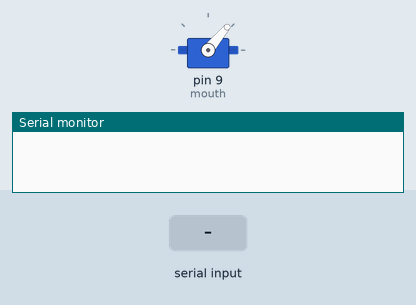
This sketch was run on a simulated Arduino Uno, built with avr-gcc and run on an emulated ATmega328P. Shown: servo, the last lines printed to the serial monitor. The test bench sets the inputs (shaded band). Random numbers use the default seed unless the sketch sets one.

Above: at 1.2 s.
1.3 s: "90 45\n" received over Serial
At 1.95 s:
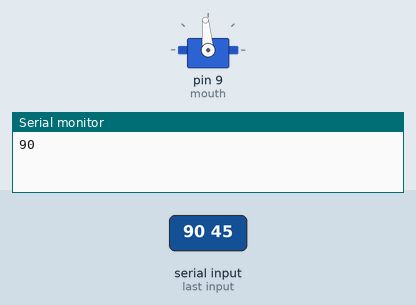
3.6 s: "talk\n" received over Serial
At 3.75 s:
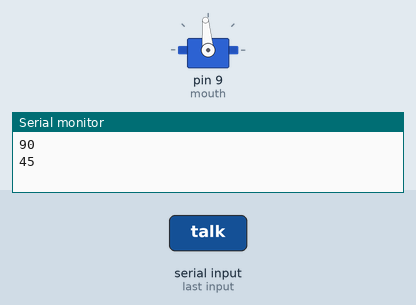
5.4 s: "number\n" received over Serial
6.9 s: "30 150\n" received over Serial
At 7.05 s:
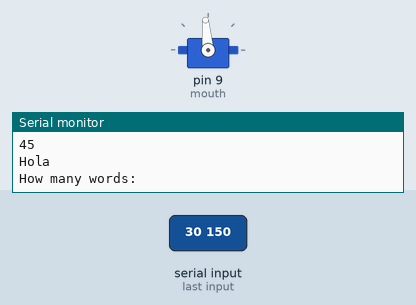
Timing chart, 0 to 10.9 s (numbered marks = the images above; inputs shaded):
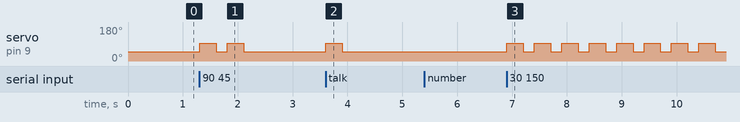

The sketch:

Deadpool_ai_driver.ino
```cpp
#include <Servo.h>

class TalkingMouth {
private:
  Servo mouth;

public:
  TalkingMouth() {}

  void initialize() {
    Serial.begin(9600);
    mouth.attach(9);
    mouth.write(50);  // Set the initial position
  }

  void moveMouth(int position, int delayTime) {
    mouth.write(position);
    delay(delayTime);
  }

  void talk(String sentence = "") {
    String word = "";

    for (int i = 0; i < sentence.length(); i++) {
      word += sentence[i];

      if (sentence[i] == ' ') {
        moveMouth(95, 150);  // Move the mouth to emphasize word
        Serial.println(word);
        delay(150);
        moveMouth(50, 100);  // Move the mouth back to the default position
        delay(100);
        word = "";
      }
    }

    // Print the last word (if any)
    if (word.length() > 0) {
      moveMouth(95, 150);
      Serial.println(word);
      delay(150);
      moveMouth(50, 100);
      delay(100);
    }
  }

  void processCommand(String command) {
    if (command.equals("talk")) {
      // Generate a random word for demonstration
      int randomNum = random(0, 4);
      String word = getRandomWord(randomNum);
      talk(word);
    } else if (command.equals("number")) {
      Serial.println("How many words: ");
      while (!Serial.available()) {
        // Wait for user input
      }

      int words = Serial.parseInt();
      for (int i = words; i > 0; i--) {
        String strWords = String(i);
        talk(strWords + " ");
      }

      // Clear the buffer
      while (Serial.available() > 0) {
        Serial.read();
      }
    } else {
      talk(command);
    }
  }

  void serialCommand() {
    if (Serial.available() > 0) {
      String inputString = Serial.readStringUntil('\n'); // Read until newline character
      processCommand(inputString);
    }
  }

private:
  String getRandomWord(int index) {
    switch (index) {
      case 0:
        return "Hello";
      case 1:
        return "Deadpool";
      case 2:
        return "Father";
      case 3:
        return "Hola";
      default:
        return "default";
    }
  }
};


TalkingMouth talkingMouth;  // Create an instance of the TalkingMouth class

void setup() {
  talkingMouth.initialize();
}

void loop() {
  talkingMouth.serialCommand();
}
```

Measured:
- after the input at 1.3 s, servo on pin 9 (mouth): alternates 95° for 0.30 s and 50° for 0.20 s, 4 changes in all, then stays 50°, starting at once
- after the input at 3.6 s, servo on pin 9 (mouth): 50° → 95° at once, → 50° 0.30 s later
- after the input at 6.9 s, servo on pin 9 (mouth): alternates 95° for 0.30 s and 50° for 0.20 s, starting at once
